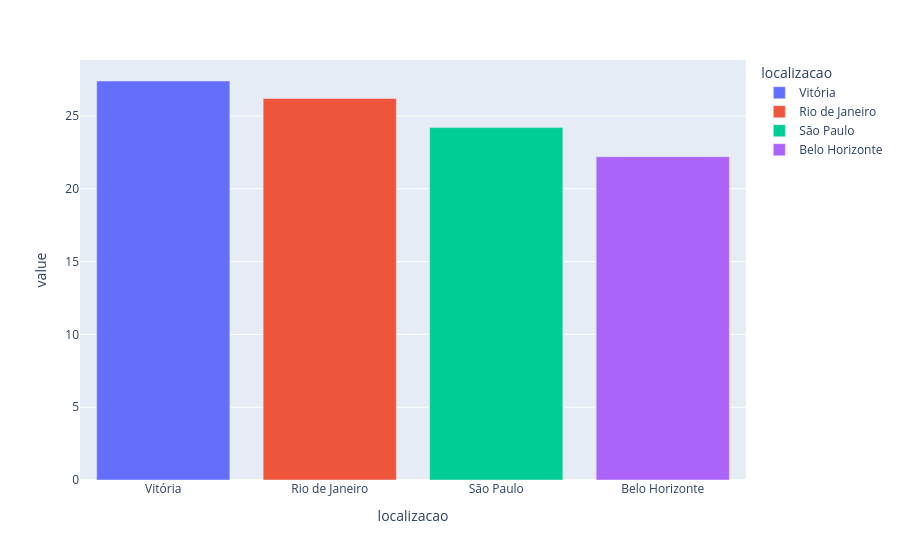

Write notebook code for a chart like this one.
### Code cell
# Distribuição da Variável Target - Localização
percentual_localizacao = df_segmento.value_counts('localizacao') / len(df_segmento) * 100
px.bar(percentual_localizacao, color=percentual_localizacao.index)

### Figure 1 — Plotly figure (JSON) as saved in the notebook; plotly's stock layout.template omitted (floating-point values rounded to 4 significant figures)
{"data": [{"hovertemplate": "localizacao=%{x}<br>value=%{y}<extra></extra>", "legendgroup": "Vitória", "marker": {"color": "#636efa", "pattern": {"shape": ""}}, "name": "Vitória", "orientation": "v", "showlegend": true, "textposition": "auto", "type": "bar", "x": ["Vitória"], "xaxis": "x", "y": [27.4], "yaxis": "y"}, {"hovertemplate": "localizacao=%{x}<br>value=%{y}<extra></extra>", "legendgroup": "Rio de Janeiro", "marker": {"color": "#EF553B", "pattern": {"shape": ""}}, "name": "Rio de Janeiro", "orientation": "v", "showlegend": true, "textposition": "auto", "type": "bar", "x": ["Rio de Janeiro"], "xaxis": "x", "y": [26.2], "yaxis": "y"}, {"hovertemplate": "localizacao=%{x}<br>value=%{y}<extra></extra>", "legendgroup": "São Paulo", "marker": {"color": "#00cc96", "pattern": {"shape": ""}}, "name": "São Paulo", "orientation": "v", "showlegend": true, "textposition": "auto", "type": "bar", "x": ["São Paulo"], "xaxis": "x", "y": [24.2], "yaxis": "y"}, {"hovertemplate": "localizacao=%{x}<br>value=%{y}<extra></extra>", "legendgroup": "Belo Horizonte", "marker": {"color": "#ab63fa", "pattern": {"shape": ""}}, "name": "Belo Horizonte", "orientation": "v", "showlegend": true, "textposition": "auto", "type": "bar", "x": ["Belo Horizonte"], "xaxis": "x", "y": [22.2], "yaxis": "y"}], "layout": {"barmode": "relative", "legend": {"title": {"text": "localizacao"}, "tracegroupgap": 0}, "margin": {"t": 60}, "xaxis": {"anchor": "y", "categoryarray": ["Vitória", "Rio de Janeiro", "São Paulo", "Belo Horizonte"], "categoryorder": "array", "domain": [0, 1], "title": {"text": "localizacao"}}, "yaxis": {"anchor": "x", "domain": [0, 1], "title": {"text": "value"}}}}
